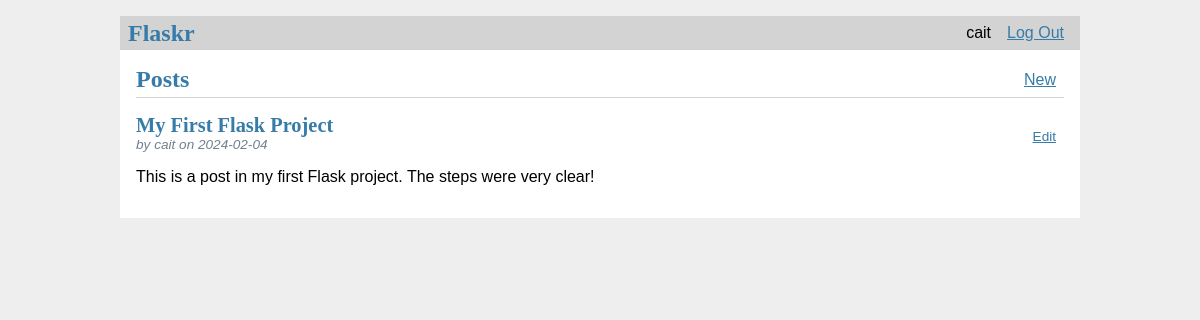
Screenshot of / (signed in) with the database file from the repository.
### tables this page shows
CREATE TABLE user (
    id INTEGER PRIMARY KEY AUTOINCREMENT,
    username TEXT UNIQUE NOT NULL,
    password TEXT NOT NULL
);

CREATE TABLE post (
    id INTEGER PRIMARY KEY AUTOINCREMENT,
    author_id INTEGER NOT NULL,
    created TIMESTAMP NOT NULL DEFAULT CURRENT_TIMESTAMP,
    title TEXT NOT NULL,
    body TEXT NOT NULL,
    FOREIGN KEY (author_id) REFERENCES user (id)
);

### flaskr/blog.py (the view)
@bp.route('/')
def index():
    db = get_db()
    posts = db.execute(
        'SELECT p.id, title, body, created, author_id, username'
        ' FROM post p JOIN user u on p.author_id = u.id'
        ' ORDER BY created DESC'
    ).fetchall()
    return render_template('blog/index.html', posts=posts)

### flaskr/auth.py (called while the page is built)
@bp.before_app_request
def load_logged_in_user():
    user_id = session.get('user_id')
    if user_id is None:
        g.user = None
    else:
        g.user = get_db().execute(
            'SELECT * FROM user WHERE id = ?', (user_id,)
        ).fetchone()

### flaskr/db.py (called while the page is built)
def get_db():
    if 'db' not in g:
        g.db = sqlite3.connect(
            current_app.config['DATABASE'],
            detect_types=sqlite3.PARSE_DECLTYPES
        )
        g.db.row_factory = sqlite3.Row
    return g.db

### flaskr/templates/blog/index.html (shortened to what this page needs)
{% extends 'base.html' %}
{% block header %}
  <h1>{% block title %}Posts{% endblock %}</h1>
  {% if g.user %}
    <a class="action" href="{{ url_for('blog.create') }}">New</a>
  {% endif %}
{% endblock %}
{% block content %}
  {% for post in posts %}
    <article class="post">
      <header>
        <div>
          <h1>{{ post['title'] }}</h1>
          <div class="about">by {{ post['username'] }} on {{ post['created'].strftime('%Y-%m-%d') }}</div>
        </div>
        {% if g.user['id'] == post['author_id'] %}
          <a class="action" href="{{ url_for('blog.update', id=post['id']) }}">Edit</a>
        {% endif %}
      </header>
      <p class="body">{{ post['body'] }}</p>
    </article>
  {% endfor %}
{% endblock %}

### flaskr/templates/base.html (shortened to what this page needs)
<!doctype html>
<link rel="stylesheet" href="{{ url_for('static', filename='style.css') }}">
<nav>
  <h1>Flaskr</h1>
  <ul>
    {% if g.user %}
      <li><span>{{ g.user['username'] }}</span>
      <li><a href="{{ url_for('auth.logout') }}">Log Out</a>
    {% else %}
      <li><a href="{{ url_for('auth.register') }}">Register</a>
      <li><a href="{{ url_for('auth.login') }}">Log In</a>
    {% endif %}
  </ul>
</nav>
<section class="content">
  <header>
    {% block header %}{% endblock %}
  </header>
  {% block content %}{% endblock %}
</section>

### flaskr/static/style.css (style rules this page uses)
h1 { font-family: serif; color: #377ba8; margin: 1rem 0; }
a { color: #377ba8; }
nav { background: lightgray; display: flex; align-items: center; padding: 0 0.5rem; }
nav h1 { flex: auto; margin: 0; }
nav ul { display: flex; list-style: none; margin: 0; padding: 0; }
nav ul li a, nav ul li span, header .action { display: block; padding: 0.5rem; }
.content { padding: 0 1rem 1rem; }
.content > header { border-bottom: 1px solid lightgray; display: flex; align-items: flex-end; }
.content > header h1 { flex: auto; margin: 1rem 0 0.25rem 0; }
.post > header { display: flex; align-items: flex-end; font-size: 0.85em; }
.post > header > div:first-of-type { flex: auto; }
.post > header h1 { font-size: 1.5em; margin-bottom: 0; }
.post .about { color: slategray; font-style: italic; }
.post .body { white-space: pre-line; }
.content:last-child { margin-bottom: 0; }

### rows the page displays
user: user.username "cait"
post: title "My First Flask Project", username "cait", created "2024-02-04", body "This is a post in my first Flask project. The steps were very clear!"
